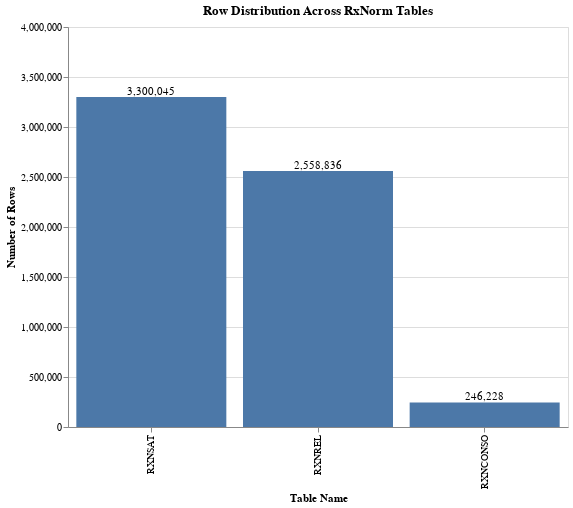

This figure's notebook cell:
### Markdown cell above
## Table Sizes

### Code cell
counts = pd.read_sql("""
SELECT 'RXNCONSO' AS Table_Name, COUNT(*) AS `Rows` FROM rxnconso
UNION ALL
SELECT 'RXNREL'   AS Table_Name, COUNT(*) AS `Rows` FROM rxnrel
UNION ALL
SELECT 'RXNSAT'   AS Table_Name, COUNT(*) AS `Rows` FROM rxnsat;
""", engine)

bars = alt.Chart(counts).mark_bar().encode(
    x=alt.X("Table_Name:N", sort="-y", title="Table Name"),
    y=alt.Y("Rows:Q",
            title="Number of Rows",
            scale=alt.Scale(domain=[0, counts["Rows"].max()*1.1])),
    tooltip=["Table_Name", "Rows"]
)

# Text labels on top
text = alt.Chart(counts).mark_text(
    dy=-5  # moves text slightly above bar
).encode(
    x=alt.X("Table_Name:N", sort="-y"),
    y="Rows:Q",
    text=alt.Text("Rows:Q", format=",")
)

chart = (bars + text).properties(
    title="Row Distribution Across RxNorm Tables",
    width=500,
    height=400
)

chart

### Figure 1 — Vega-Lite specification as saved in the notebook (floating-point values rounded to 4 significant figures)
{"config": {"view": {"continuousWidth": 300, "continuousHeight": 300}}, "layer": [{"mark": {"type": "bar"}, "encoding": {"tooltip": [{"field": "Table_Name", "type": "nominal"}, {"field": "Rows", "type": "quantitative"}], "x": {"field": "Table_Name", "sort": "-y", "title": "Table Name", "type": "nominal"}, "y": {"field": "Rows", "scale": {"domain": [0, 3630000.0]}, "title": "Number of Rows", "type": "quantitative"}}}, {"mark": {"type": "text", "dy": -5}, "encoding": {"text": {"field": "Rows", "format": ",", "type": "quantitative"}, "x": {"field": "Table_Name", "sort": "-y", "type": "nominal"}, "y": {"field": "Rows", "type": "quantitative"}}}], "data": {"name": "data-17a2e389f53bb9c4916bd2454eb4edd9"}, "height": 400, "title": "Row Distribution Across RxNorm Tables", "width": 500, "$schema": "https://vega.github.io/schema/vega-lite/v6.1.0.json", "datasets": {"data-17a2e389f53bb9c4916bd2454eb4edd9": [{"Table_Name": "RXNCONSO", "Rows": 246228}, {"Table_Name": "RXNREL", "Rows": 2558836}, {"Table_Name": "RXNSAT", "Rows": 3300045}]}}
